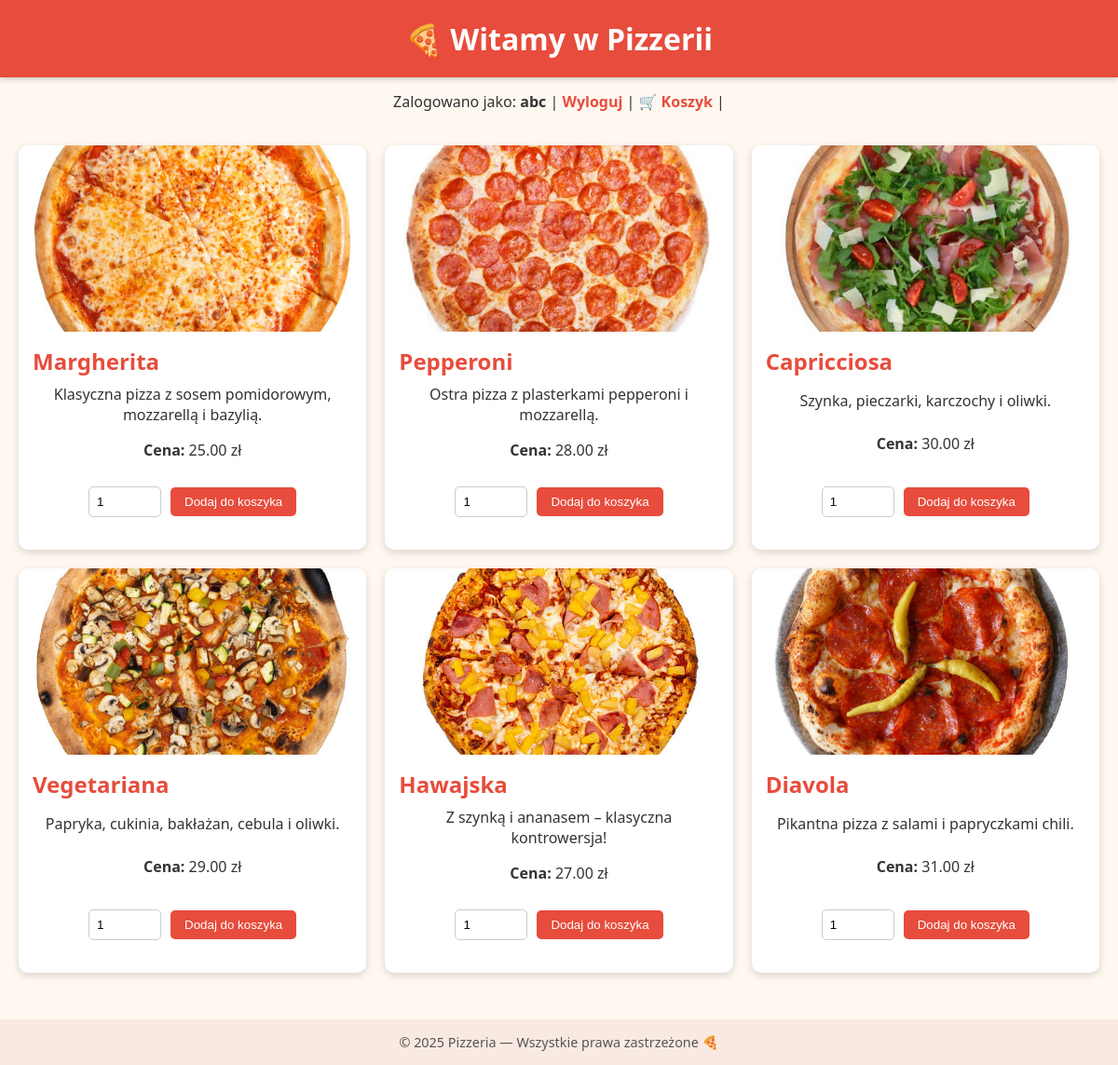
/ (signed in), run on the app's committed database.
### tables this page shows
CREATE TABLE `pizzas` (
  `pizza_id` int(11) NOT NULL,
  `name` varchar(100) NOT NULL,
  `base_price` decimal(10,2) NOT NULL,
  `description` text DEFAULT NULL,
  `image_url` varchar(255) DEFAULT NULL
);

### index.php (the view, shortened to what this page needs)
<?php
require 'db.php';
$pizzaQuery = mysqli_query($conn, "SELECT * FROM Pizzas ORDER BY pizza_id");
$pizzas = [];
while ($row = mysqli_fetch_assoc($pizzaQuery)) {
    $pizzas[] = $row;
}
?>
<!DOCTYPE html>
<html lang="pl">
<head>
</head>
<body>
<h1>🍕 Witamy w Pizzerii</h1>
<?php if (!isset($_SESSION['user'])): ?>
<form method="POST">
    <label>Login: <input type="text" name="nazwa" required></label>
    <label>Hasło: <input type="password" name="haslo" required></label>
    <button type="submit">Zaloguj</button>
</form>
<?php if (isset($error)) echo "<p class='error'>$error</p>"; ?>
<p>Nie masz konta? <a href="register.php">Zarejestruj się</a></p>
<?php else: ?>
<p>Zalogowano jako: <strong><?= htmlspecialchars($_SESSION['user']) ?></strong> |
<a href="logout.php">Wyloguj</a> |
<a href="cart.php">🛒 Koszyk</a> |
</p>
<?php endif; ?>
<div class="pizza-list">
<?php foreach ($pizzas as $pizza): ?>
<div class="pizzy">
    <img src="images/<?= htmlspecialchars($pizza['image_url']) ?>" alt="<?= htmlspecialchars($pizza['name']) ?>">
    <div class="pizza-info">
        <h2><?= htmlspecialchars($pizza['name']) ?></h2>
        <p><?= htmlspecialchars($pizza['description']) ?></p>
        <p><strong>Cena:</strong> <?= number_format($pizza['base_price'],2) ?> zł</p>
        <form action="add_to_cart.php" method="POST">
            <input type="number" name="quantity" value="1" min="1" style="width:60px;">
            <button type="submit">Dodaj do koszyka</button>
        </form>
    </div>
</div>
<?php endforeach; ?>
</div>
<footer>
© <?= date('Y') ?> Pizzeria — Wszystkie prawa zastrzeżone 🍕
</footer>
</body>
</html>

### index.php (style rules this page uses)
body { font-family: 'Segoe UI', Arial, sans-serif; margin:0; background:#fff8f0; color:#333; }
h1 { text-align:center; background:#e74c3c; color:white; padding:20px; margin:0; font-size:2em; box-shadow:0 2px 6px rgba(0,0,0,0.2); }
p { text-align:center; margin-top:15px; }
a { color:#e74c3c; text-decoration:none; font-weight:bold; }
form { display:flex; justify-content:center; align-items:center; gap:10px; margin:20px auto; }
form input[type="text"], form input[type="password"], form input[type="number"] { padding:8px; border-radius:5px; border:1px solid #ccc; }
form button { background:#e74c3c; color:white; border:none; border-radius:5px; padding:8px 15px; cursor:pointer; transition:0.2s; }
.pizza-list { display:grid; grid-template-columns:repeat(auto-fit, minmax(280px, 1fr)); gap:20px; padding:20px; max-width:1200px; margin:0 auto; }
.pizzy { display:flex; flex-direction:column; background:white; border-radius:10px; box-shadow:0 3px 8px rgba(0,0,0,0.15); overflow:hidden; transition:0.2s; }
img { width:100%; height:200px; object-fit:cover; }
.pizza-info { padding:15px; flex:1; display:flex; flex-direction:column; justify-content:space-between; }
.pizza-info h2 { margin:0; color:#e74c3c; }
.pizza-info p { margin:8px 0; }
.pizza-info strong { color:#333; }
footer { text-align:center; padding:15px; background:#f9eae1; color:#555; margin-top:30px; font-size:0.9em; }

### data on the page
pizzas: image_url (picture), name "Margherita", description "Klasyczna pizza z sosem pomidorowym, mozzarellą i bazylią.", base_price "25.00"
pizzas: image_url (picture), name "Pepperoni", description "Ostra pizza z plasterkami pepperoni i mozzarellą.", base_price "28.00"
pizzas: image_url (picture), name "Capricciosa", description "Szynka, pieczarki, karczochy i oliwki.", base_price "30.00"
pizzas: image_url (picture), name "Vegetariana", description "Papryka, cukinia, bakłażan, cebula i oliwki.", base_price "29.00"
pizzas: image_url (picture), name "Hawajska", description "Z szynką i ananasem – klasyczna kontrowersja!", base_price "27.00"
pizzas: image_url (picture), name "Diavola", description "Pikantna pizza z salami i papryczkami chili.", base_price "31.00"

### other printed values
$_SESSION['user'] "abc"
